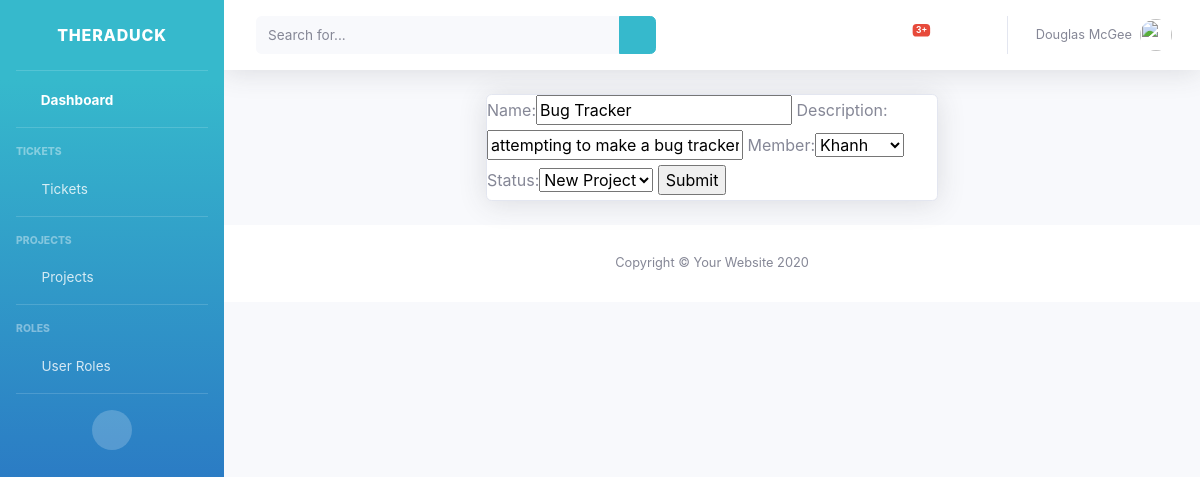
Screenshot of /update_projects/1/ with the database file from the repository.
### accounts/models.py (models this page shows, shortened)
class Project(models.Model):
    name = models.CharField(max_length=500, null=True)
    description = models.CharField(max_length=500, null=True)
    STATUS = (
            ('New Project', 'New Project'),
            ('In Progress', 'In Progress'),
            ('Finished', 'Finished'),
                )
    member = models.ForeignKey(Member, null=True, on_delete=models.SET_NULL)
    status = models.CharField(max_length=500, null=True, choices=STATUS)
    date_created = models.DateTimeField(auto_now_add=True, null=True)

class Member(models.Model):
    name = models.CharField(max_length=500, null=True)
    ROLE = (
            ('Admin', 'Admin'),
            ('Developer', 'Developer'),
            ('Project Manager', 'Project Manager'),
            ('Submitter', 'Submitter'),
                )
    role = models.CharField(max_length=500, null=True, choices=ROLE)
    def __str__(self):
        return self.name

### accounts/views.py (the view)
# urls.py: path('update_projects/<str:pk>/', views.update_projects, name="update_projects"),
def update_projects(request, pk):
    update_projects = Project.objects.get(id=pk)
    form = ProjectForm(instance=update_projects)
    if request.method == 'POST':
        form = ProjectForm(request.POST, instance=update_projects)
        if form.is_valid():
            form.save()
            return redirect('/')
    context = {'form': form}
    return render(request, 'accounts/create_projects.html', context)

### accounts/forms.py
class ProjectForm(ModelForm):
    class Meta:
        model = Project
        fields = '__all__'

### accounts/templates/accounts/create_projects.html (shortened to what this page needs)
{% load static %}
<!DOCTYPE html>
<html lang="en">
<head>
    <link href="{% static 'vendor/fontawesome-free/css/all.min.css' %}" rel="stylesheet" type="text/css">
    <link href="{% static 'css/sb-admin-2.min.css' %}" rel="stylesheet">
</head>
<body id="page-top">
     <div id="wrapper">
        {% include 'accounts/sidebar.html' %}
         <div id="content-wrapper" class="d-flex flex-column">
             <div id="content">
            {% include 'accounts/topbar.html' %}
            <div class="container">
                <div class="row">
                   <div class="col-lg-3"></div>
                        <div class="col-xl-6 col-lg-10">
                            <div class="card shadow mb-4">
                                <form action="" method="POST">
                                    {{form}}
                                    <input type="submit" name="Submit">
                                </form>
                            </div>
                        </div>
                   <div class="col-lg-3"></div>
                </div>
            </div>
        <footer class="sticky-footer bg-white">
            <div class="container my-auto">
                <div class="copyright text-center my-auto">
                    <span>Copyright &copy; Your Website 2020</span>
                </div>
            </div>
        </footer>
    </div>
</div>
</body>
</html>

### rows the page displays
Project: name "Bug Tracker", description "attempting to make a bug tracker", member "Khanh", status "New Project"
